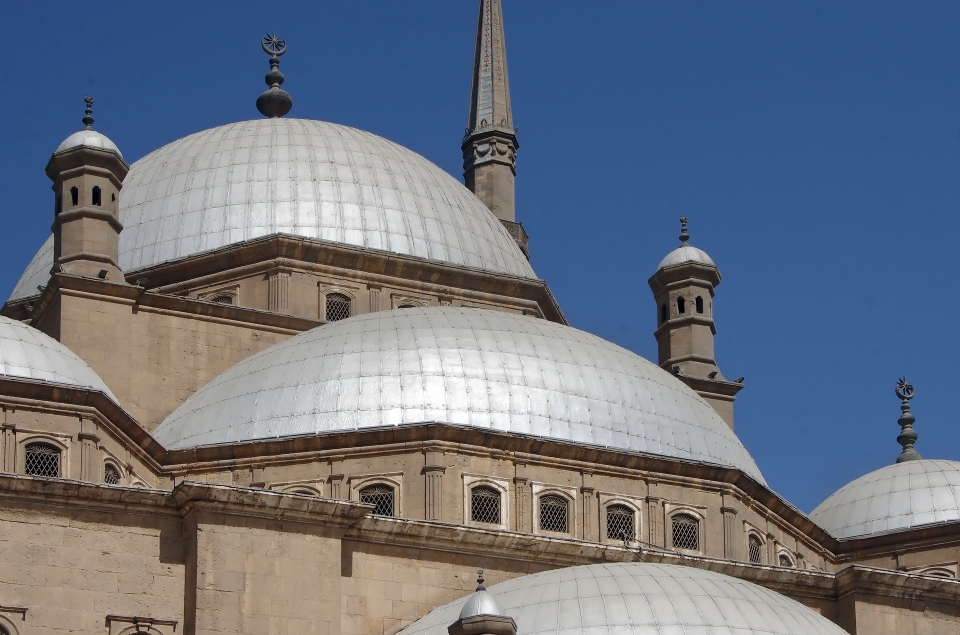
#> input picture image/egypt.jpg, 1920 x 1270 px (shown at 1/2 size)
$ python 'pepper-salt noise estimation.py'
#> lines starting #> are read from the running program, lines starting #| are printed output that depends on the picture; long printed decimals are rounded
### noise-estimation/noise_utils.py
# -*- coding: utf-8 -*-
"""Shared helpers for image noise experiments."""

from __future__ import annotations

import cv2
import numpy as np
import pywt
import scipy.signal as signal


def read_grayscale_image(path, size=None):
    """Read an image as float32 grayscale data."""
#> called with path = '../image/egypt.jpg', size = (1080, 1080)
    image = cv2.imread(path)
#> image is the input picture: shape (1270, 1920, 3); mean B, G, R 129.1, 114.2, 106.1
    if image is None:
        raise FileNotFoundError("Image not found: {0}".format(path))
    if size is not None:
        image = cv2.resize(image, size)
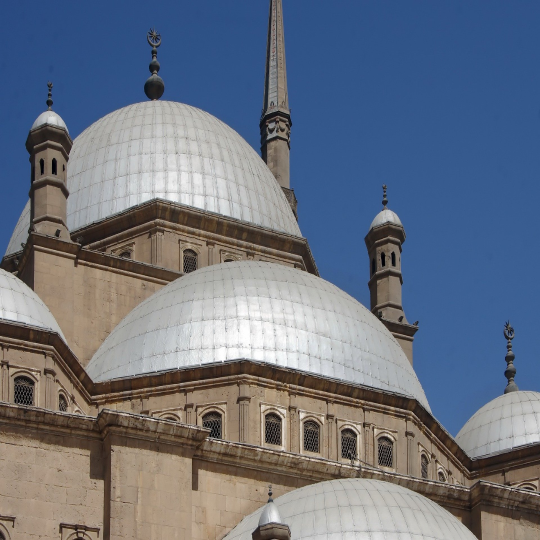
#> image: shape (1080, 1080, 3) (shown at 1/2 size); mean B, G, R 129, 114.1, 106
    image = cv2.cvtColor(image, cv2.COLOR_BGR2GRAY)
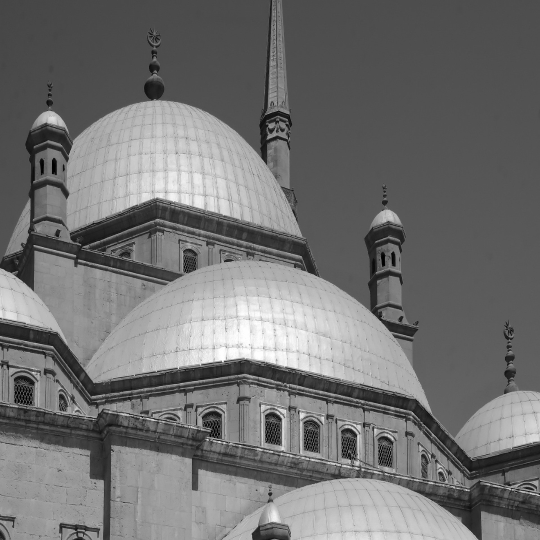
#> image: shape (1080, 1080) (shown at 1/2 size); min 0, max 255, mean 113.3
    return image.astype(np.float32)


def add_noise(image, method, intensity, rng=None):
    """Add pepper-salt or Gaussian noise to an image."""
    rng = rng or np.random.default_rng()
    image = image.astype(np.float32, copy=False)

    if method == "pepper_salt":
        threshold = intensity / 200.0
        salt_noise = np.where(rng.random(image.shape) < threshold, 255, 0)
        pepper_noise = np.where(rng.random(image.shape) < threshold, -255, 0)
        noisy = image + salt_noise.astype(np.float32) + pepper_noise.astype(np.float32)
    elif method == "gauss":
        noisy = image + rng.normal(0, intensity, image.shape).astype(np.float32)
    else:
        raise ValueError("Unsupported noise type: {0}".format(method))

    return np.clip(noisy, 0, 255).astype(np.float32)


def wavelet_hh(image, wavelet="sym4"):
    """Return the HH sub-band coefficients of a single-level 2D DWT."""
#> called with wavelet = 'sym4'
    _, (_, _, cD) = pywt.dwt2(image, wavelet)
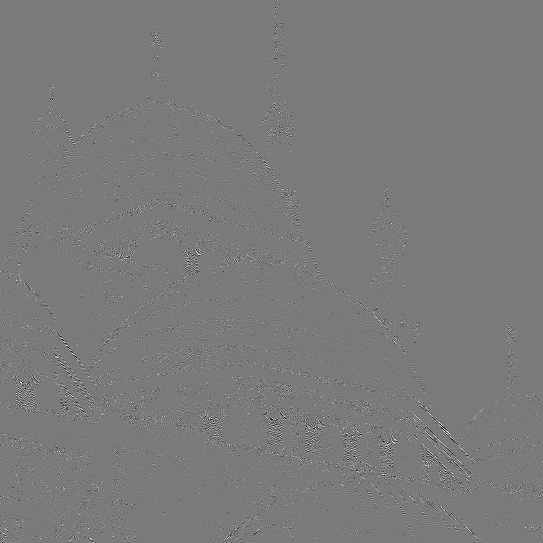
#> cD: shape (543, 543) float32; min -96.42, max 104, mean 0; drawn with min black and max white
    return cD


# [68 lines left out: functions insignificant_energy_ratio, noise_type, estimate_noise_intensity, gaussian_operator, edge_detection, edge_process, not called in this run]

### noise-estimation/pepper-salt noise estimation.py
# -*- coding: utf8 -*-
import numpy as np

from noise_utils import add_noise, read_grayscale_image, wavelet_hh


image = read_grayscale_image("../image/egypt.jpg", (1080, 1080))
origin_cD = wavelet_hh(image)

amp_range = 250
bins = 10
h_orig = np.histogram(origin_cD, bins=bins, range=(0, amp_range), density=True)[0]
#> h_orig = [0.0396, 0.00038, 4.66e-05, 5.97e-06, 5.42e-07, 0, 0, 0, 0, 0]

corr_coeffs = []
RNG = np.random.default_rng(0)

for i in range(5, 45, 5):
    pep_salt_image = add_noise(image, "pepper_salt", i, RNG)
    cD = wavelet_hh(pep_salt_image)
    h_noise = np.histogram(cD, bins=bins, range=(0, amp_range), density=True)[0]
    corr_coeffs.append(np.corrcoef(h_orig, h_noise)[0, 1])
#> this loop made 8 passes
#> pass 1, in add_noise, `noisy = image + salt_noise.astype(np.float32) + pepper_noise.astype(np..`:
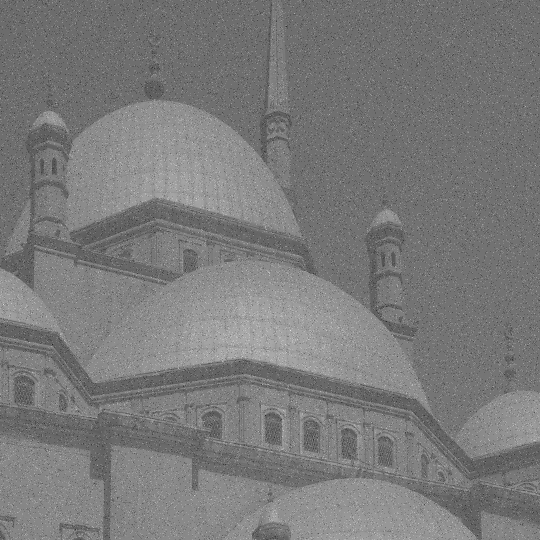
#> noisy: shape (1080, 1080) float32 (shown at 1/2 size); min -254, max 510, mean 113.3; drawn with min black and max white
#> pass 1, in wavelet_hh (call 2), `_, (_, _, cD) = pywt.dwt2(image, wavelet)`:
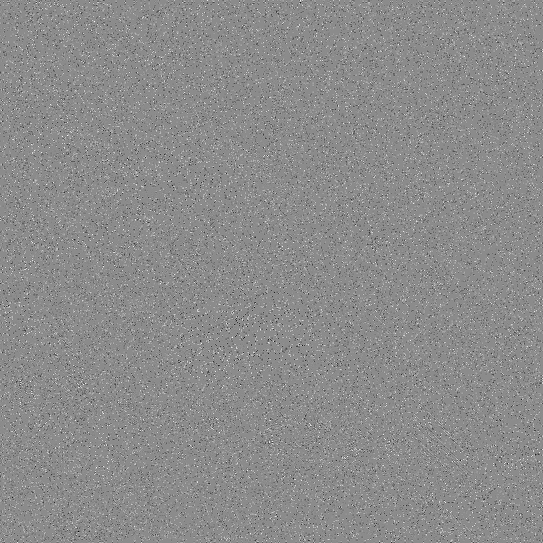
#> cD: shape (543, 543) float32; min -251.9, max 207.7, mean 0.1; drawn with min black and max white
#> after the loop:
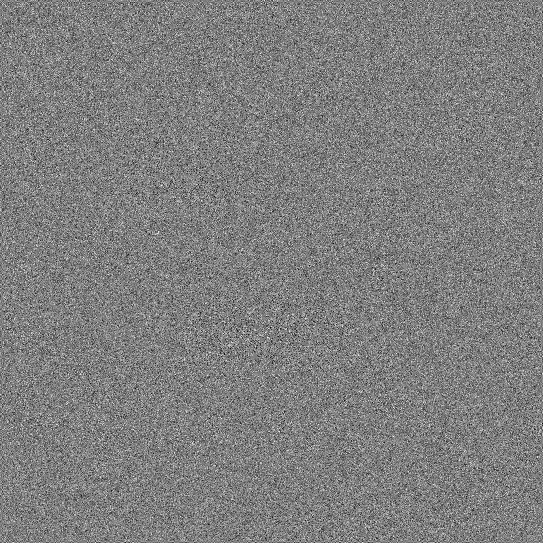
#> cD: shape (543, 543) float32; min -316.9, max 317.6, mean 0; drawn with min black and max white
#> after the loop:
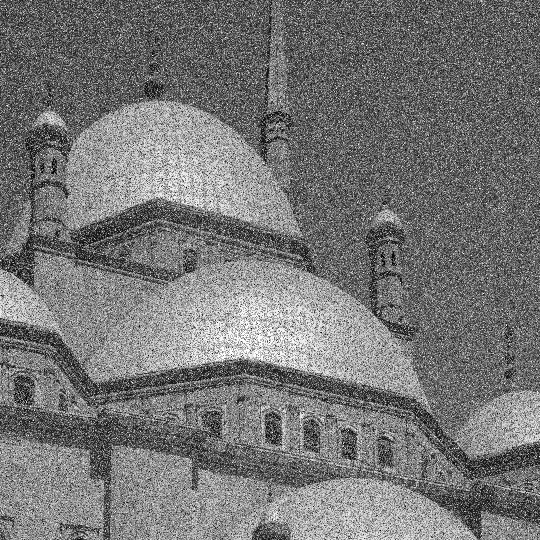
#> pep_salt_image: shape (1080, 1080) float32 (shown at 1/2 size); min 0, max 255, mean 117.9
#> after the loop, corr_coeffs = [0.987, 0.949, 0.897, 0.837, 0.785, 0.736, 0.692, 0.664]

print(corr_coeffs)
#| [0.9865, 0.9489, 0.897, 0.8372, 0.7851, 0.7357, 0.6925, 0.6644]

$ run again, with image/estate.jpg copied over image/egypt.jpg
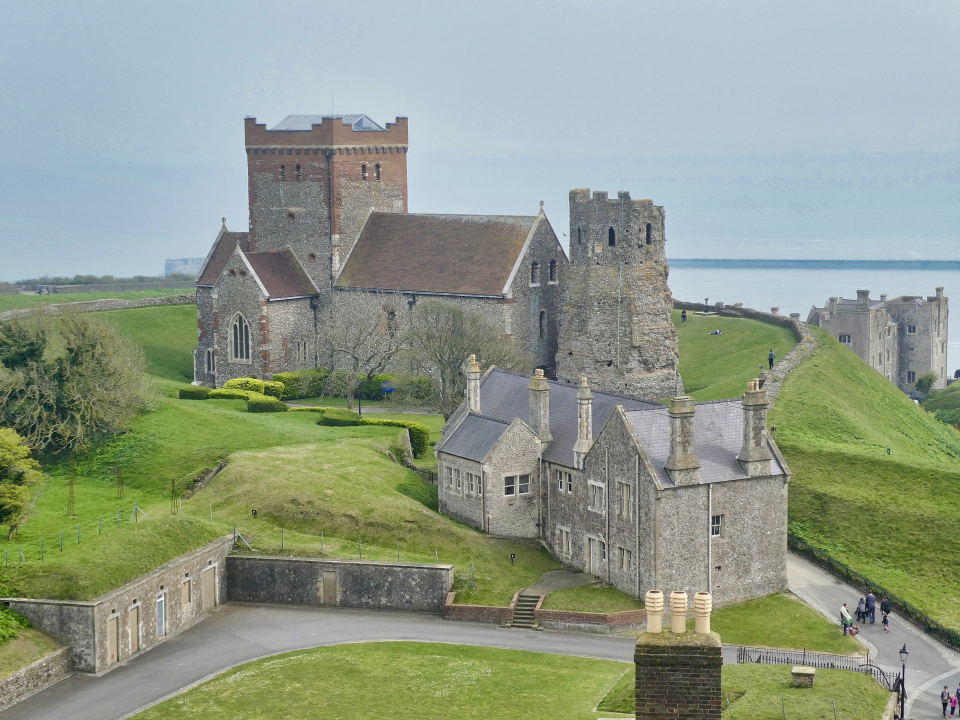
#> input picture image/estate.jpg, 1920 x 1440 px (shown at 1/2 size)
#> in read_grayscale_image, image is the input picture: shape (1440, 1920, 3); mean B, G, R 138.4, 154.8, 143.5
#> h_orig = [0.0396, 0.000366, 1.36e-05, 8.14e-07, 0, 0, 0, 0, 0, 0]
#> after the loop `for i in range(5, 45, 5):`:
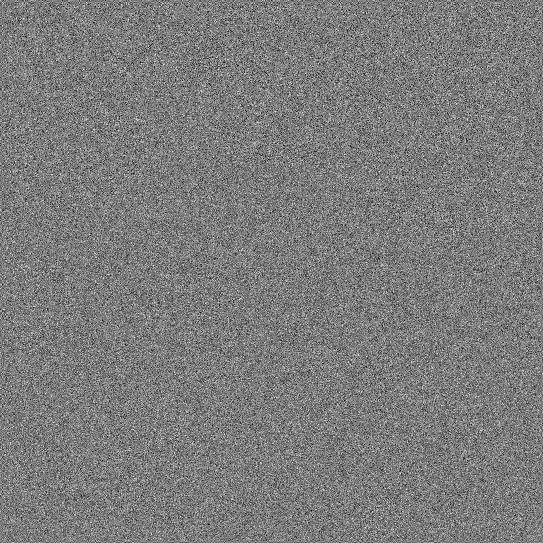
#> cD: shape (543, 543) float32; min -311, max 326.4, mean 0; drawn with min black and max white
#> after the loop `for i in range(5, 45, 5):`:
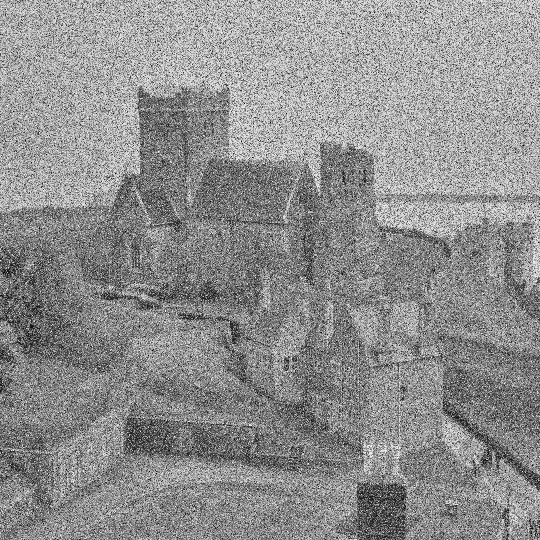
#> pep_salt_image: shape (1080, 1080) float32 (shown at 1/2 size); min 0, max 255, mean 142.4
#> after the loop `for i in range(5, 45, 5):`: corr_coeffs = [0.986, 0.945, 0.881, 0.814, 0.75, 0.7, 0.66, 0.629]
#| [0.9862, 0.9447, 0.8814, 0.8138, 0.7495, 0.7002, 0.6598, 0.6289]

$ run again, with image/flower.jpg copied over image/egypt.jpg
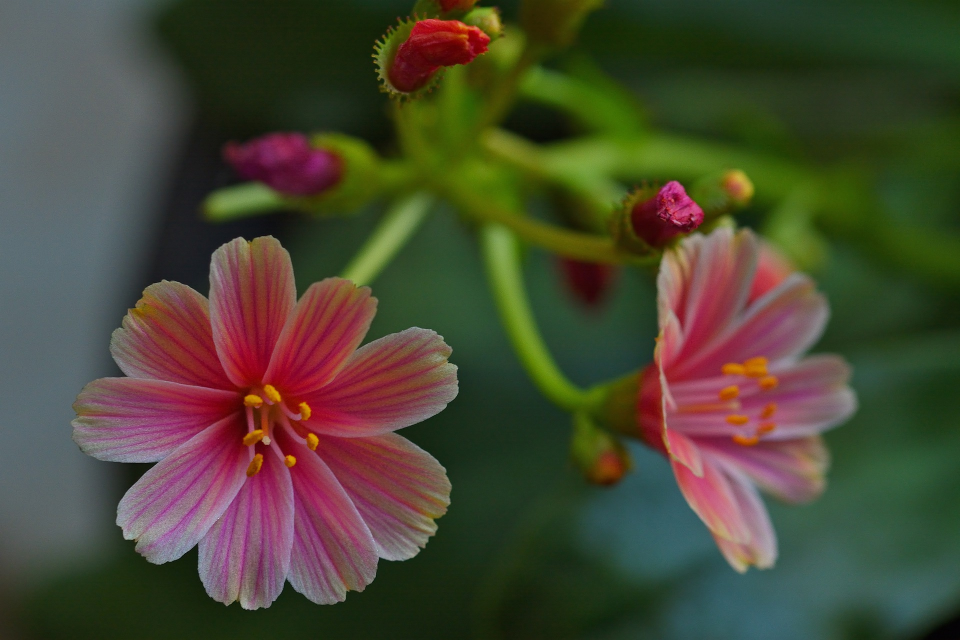
#> input picture image/flower.jpg, 1920 x 1280 px (shown at 1/2 size)
#> in read_grayscale_image, image is the input picture: shape (1280, 1920, 3); mean B, G, R 52, 71.3, 73.6
#> h_orig = [0.04, 4.62e-06, 0, 0, 0, 0, 0, 0, 0, 0]
#> the loop `for i in range(5, 45, 5):` made 8 passes
#> pass 1, in add_noise, `noisy = image + salt_noise.astype(np.float32) + pepper_noise.astype(np..`:
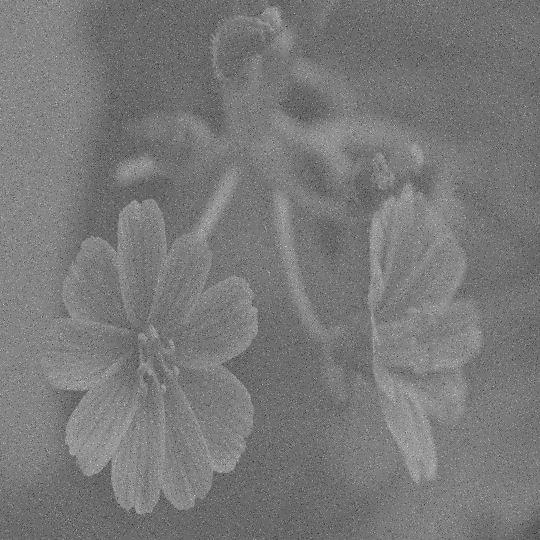
#> noisy: shape (1080, 1080) float32 (shown at 1/2 size); min -252, max 424, mean 69.6; drawn with min black and max white
#> after the loop `for i in range(5, 45, 5):`:
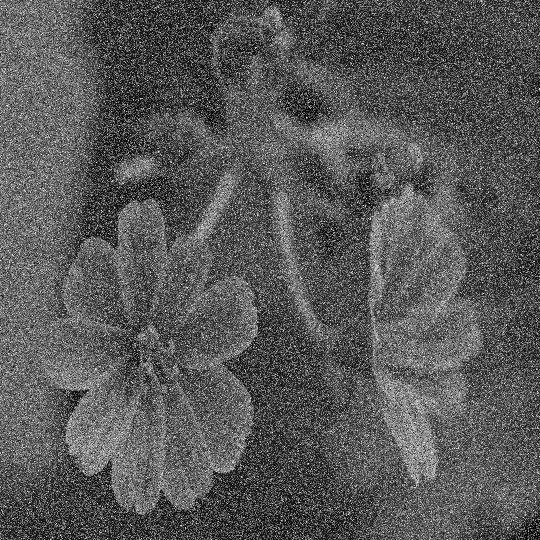
#> pep_salt_image: shape (1080, 1080) float32 (shown at 1/2 size); min 0, max 255, mean 88.2
#> after the loop `for i in range(5, 45, 5):`: corr_coeffs = [0.988, 0.956, 0.912, 0.865, 0.819, 0.776, 0.735, 0.705]
#| [0.9884, 0.9563, 0.9121, 0.8646, 0.8193, 0.7757, 0.7346, 0.7051]

$ run again, with image/house.jpg copied over image/egypt.jpg
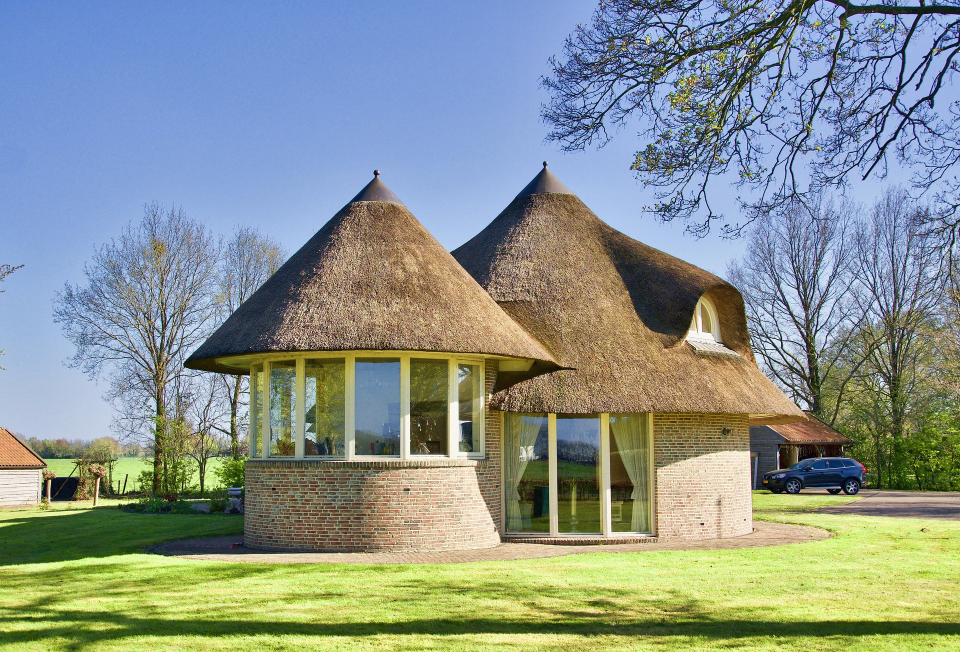
#> input picture image/house.jpg, 1920 x 1304 px (shown at 1/2 size)
#> in read_grayscale_image, image is the input picture: shape (1304, 1920, 3); mean B, G, R 142.2, 148.1, 137.2
#> h_orig = [0.0363, 0.00308, 0.000562, 9.02e-05, 8.42e-06, 1.9e-06, 0, 0, 0, 0]
#> after the loop `for i in range(5, 45, 5):`:
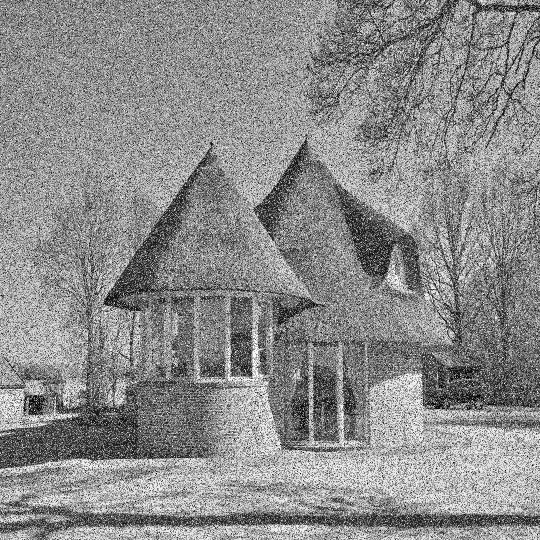
#> pep_salt_image: shape (1080, 1080) float32 (shown at 1/2 size); min 0, max 255, mean 138.8
#> after the loop `for i in range(5, 45, 5):`: corr_coeffs = [0.988, 0.952, 0.898, 0.842, 0.79, 0.737, 0.708, 0.678]
#| [0.9876, 0.9519, 0.8977, 0.8424, 0.7897, 0.7368, 0.7079, 0.6783]
